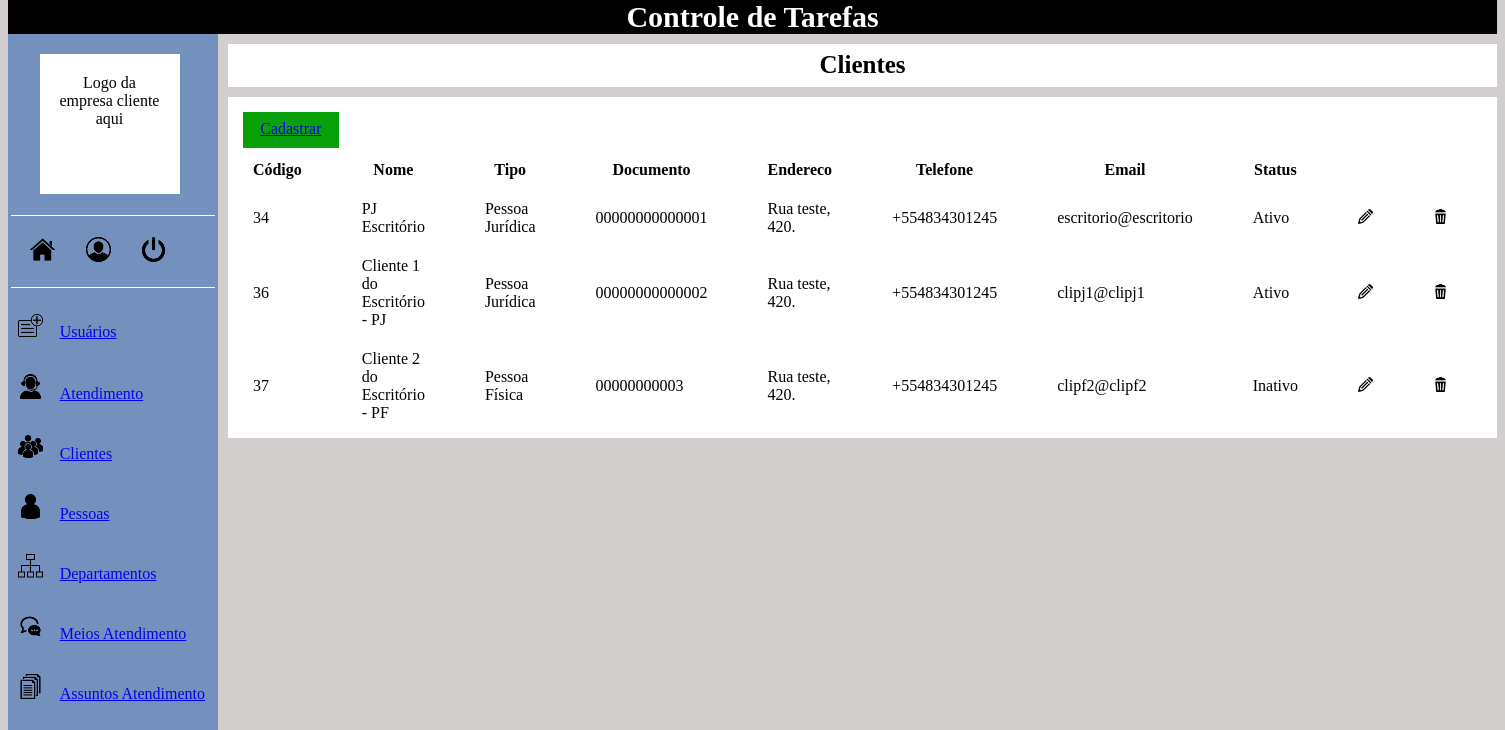
Page /views/cliente-listar.php (signed in) on the committed database.
### tables this page shows
CREATE TABLE `pessoa` (
  `id` int(11) NOT NULL AUTO_INCREMENT,
  `nome` varchar(70) NOT NULL,
  `tipo` char(2) NOT NULL,
  `documento` varchar(14) NOT NULL,
  `endereco` varchar(100) DEFAULT NULL,
  `telefone` char(14) DEFAULT NULL,
  `email` varchar(100) DEFAULT NULL,
  `status` char(1) DEFAULT 'I',
  `cliente` char(1) DEFAULT 'N',
  PRIMARY KEY (`id`),
  UNIQUE KEY `documento` (`documento`)
);

### views/cliente-listar.php (the view, shortened to what this page needs)
<?php
    include('../conexao.php');
    include('menu.php');
?>
<!DOCTYPE html>
<html lang="pt-br">
    <head>
        <link rel="stylesheet" href="../styles/estilos.css">
    </head>
	<body>
        <header>
            <div class="header-pagina">Clientes</div>
        </header>
        <section class="conteudo">
            <div class="cadastrar">
                <a href="cliente-cadastro.php">Cadastrar</a>
            </div>
            <table class="listagem">
                <thead>
                    <tr>
                        <th>Código</th>
                        <th>Nome</th>
                        <th>Tipo</th>
                        <th>Documento</th>
                        <th>Endereco</th>
                        <th>Telefone</th>
                        <th>Email</th>
                        <th>Status</th>
                        <th></th>
                        <th></th>
                    </tr>
                </thead>
                <tbody>
                    <?php
                        $sql = "SELECT * FROM pessoa WHERE pessoa.cliente = 'S' ORDER BY id";
                        $query = mysqli_query($conexao, $sql);
                        if(!$query) {
                            echo mysqli_error($conexao);
                        } else {
                            while ($item = mysqli_fetch_array($query, MYSQLI_ASSOC)) {
                    ?>
                    <tr>
                        <td><?php echo $item['id']?></td>
                        <td><?php echo $item['nome']?></td>
                        <td><?php echo $item['tipo'] == 'pj'?'Pessoa Jurídica':'Pessoa Física';?></td>
                        <td><?php echo $item['documento']?></td>
                        <td><?php echo $item['endereco']?></td>
                        <td><?php echo $item['telefone']?></td>
                        <td><?php echo $item['email']?></td>
                        <td><?php echo $item['status'] == 'A'?'Ativo':'Inativo';?></td>
                        <td><a href="cliente-editar.php?id=<?php echo $item['id']?>"><img src="../assets/editar.png" alt="Editar" title="Editar"></a></td>
                        <td><a href="../controllers/cliente/cliente-excluir.php?id=<?php echo $item['id']?>"><img src="../assets/excluir.png" alt="Excluir" title="Excluir"></a></td>
                    </tr>
                    <?php
                            }
                        }
                    ?>
                </tbody>
            </table>
        </section>
	</body>
</html>

### styles/estilos.css (style rules this page uses)
.conteudo { margin-top: 10px; padding: 1%; margin-left: 220px; background-color: white; }
body { background-color: rgb(210, 206, 206); }
.listagem { border-collapse: collapse; }
th { padding-right: 50px; padding-left: 10px; }
td { padding-right: 50px; padding-top: 20px; padding-left: 10px; }
.cadastrar { width: 80px; height: 20px; margin-bottom: 1%; background-color: rgb(9, 161, 9); text-align: center; padding: 8px; color: white; }
.header-pagina { margin-top: 10px; padding: 0.5%; margin-left: 220px; background-color: white; text-align: center; font-size: 25px; font-weight: bolder; }

### rows in the picture
pessoa: id "34", nome "PJ Escritório", tipo "Pessoa Jurídica", documento "00000000000001", endereco "Rua teste, 420.", telefone "+554834301245", email "escritorio@escritorio", status "Ativo"
pessoa: id "36", nome "Cliente 1 do Escritório - PJ", tipo "Pessoa Jurídica", documento "00000000000002", endereco "Rua teste, 420.", telefone "+554834301245", email "clipj1@clipj1", status "Ativo"
pessoa: id "37", nome "Cliente 2 do Escritório - PF", tipo "Pessoa Física", documento "00000000003", endereco "Rua teste, 420.", telefone "+554834301245", email "clipf2@clipf2", status "Inativo"
